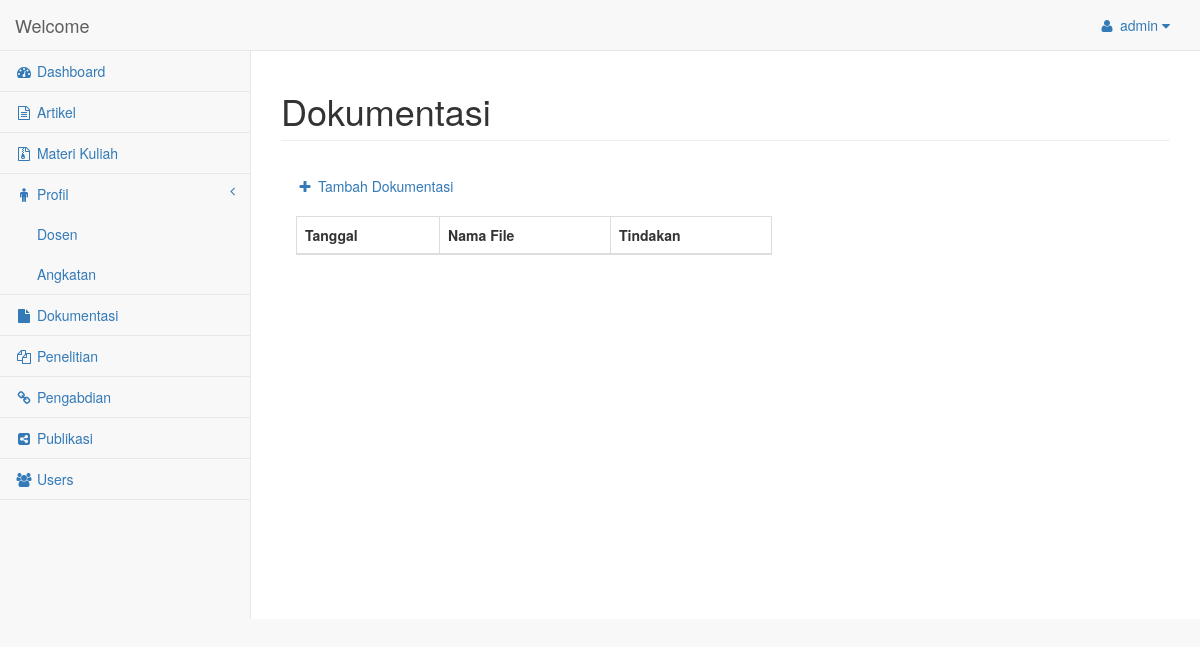
The app's page /dokumentasi.php (signed in), older data.
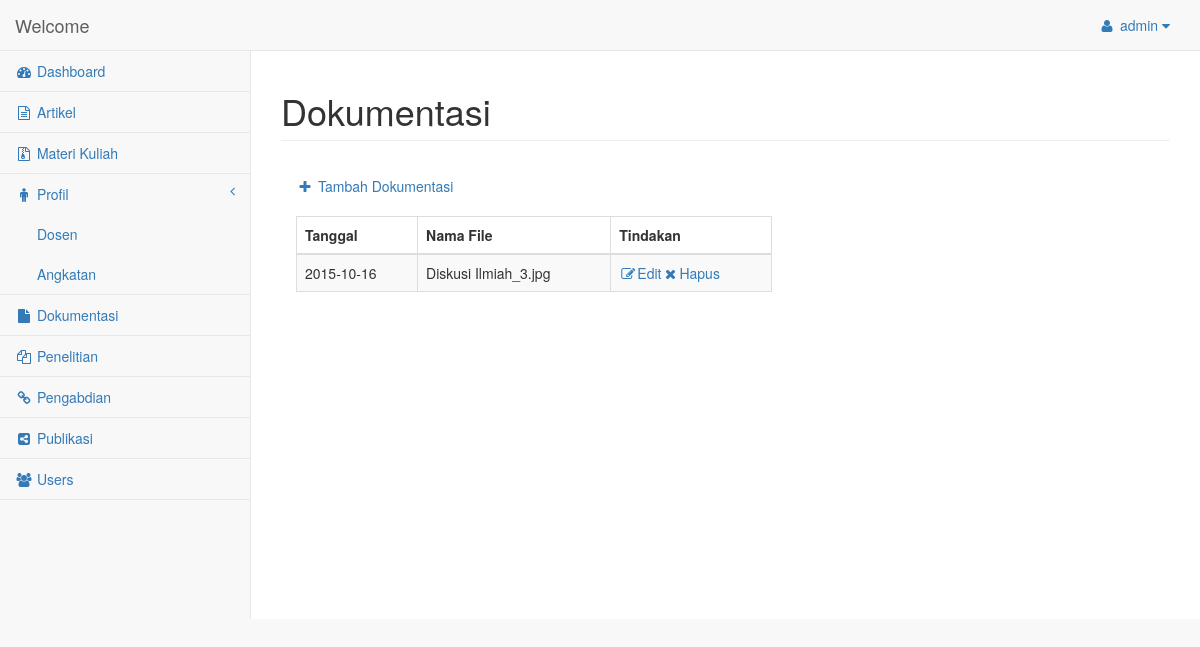
The same page, newer data.
### tables this page shows
CREATE TABLE IF NOT EXISTS `dokumentasi` (
  `id` int(11) NOT NULL AUTO_INCREMENT,
  `album` varchar(20) NOT NULL,
  `filename` varchar(255) NOT NULL,
  `keterangan` text NOT NULL,
  `tanggal` date NOT NULL,
  PRIMARY KEY (`id`)
);

### dokumentasi.php (the view, shortened to what the changed rows need)
<!DOCTYPE html>
<html lang="en">
<head>
      <link href="bower_components/bootstrap/dist/css/bootstrap.min.css" rel="stylesheet">
      <link href="bower_components/metisMenu/dist/metisMenu.min.css" rel="stylesheet">
      <link href="dist/css/timeline.css" rel="stylesheet">
      <link href="dist/css/sb-admin-2.css" rel="stylesheet">
      <link href="bower_components/morrisjs/morris.css" rel="stylesheet">
      <link href="bower_components/font-awesome/css/font-awesome.min.css" rel="stylesheet" type="text/css">
</head>
<body>
    <div id="wrapper">
        <div id="page-wrapper">
            <div class="row">
                <div class="col-lg-12">
                    <h1 class="page-header">Dokumentasi</h1>
                </div>
            </div>
            <div class="row">
                <div class="col-lg-7">
                    <div class="panel-body">
                        <a href="tambahdokumentasi.php"><i class="fa fa-plus fa-fw"></i> Tambah Dokumentasi</a><br><br>
                        <div class="dataTable_wrapper">
                            <table class="table table-striped table-bordered table-hover" id="dataTables-example">
                                <thead>
                                    <tr>
                                        <th>Tanggal</th>
                                        <th>Nama File</th>
                                        <th>Tindakan</th>
                                    </tr>
                                </thead>
                                <tbody>
                                    <?php
                                        $pdo = Database::connect();
                                        $sql = 'Select * From dokumentasi';
                                        foreach ($pdo->query($sql) as $row) {
                                            echo '<tr class="even gradeA">';
                                            echo '<td>'. $row['tanggal'] .'</td>';
                                            echo '<td>'. $row['filename'] .'</td>';
                                            echo '<td class="center"><a href="editdokumentasi.php?id='.$row['id'].'"><i class="fa fa-edit fa-fw"></i>Edit</a><a href="deletedokumentasi.php?id='.$row['id'].'"><i class="fa fa-close fa-fw"></i>Hapus</a></td>';
                                            echo '</tr>';
                                        }
                                    ?>
                                </tbody>
                            </table>
                        </div>
                    </div>
                </div>
            </div>
        </div>
    </div>
</body>
</html>

Row changes from the older to the newer data that the page shows:
added dokumentasi: tanggal "2015-10-16", filename "Diskusi Ilmiah_3.jpg"
